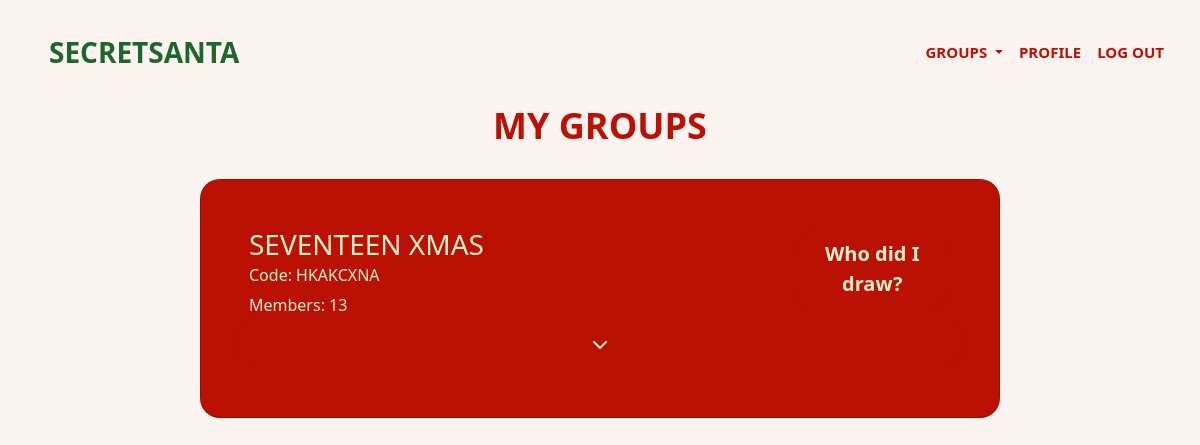
/my_groups/ (signed in), run on an earlier commit of the app's database.
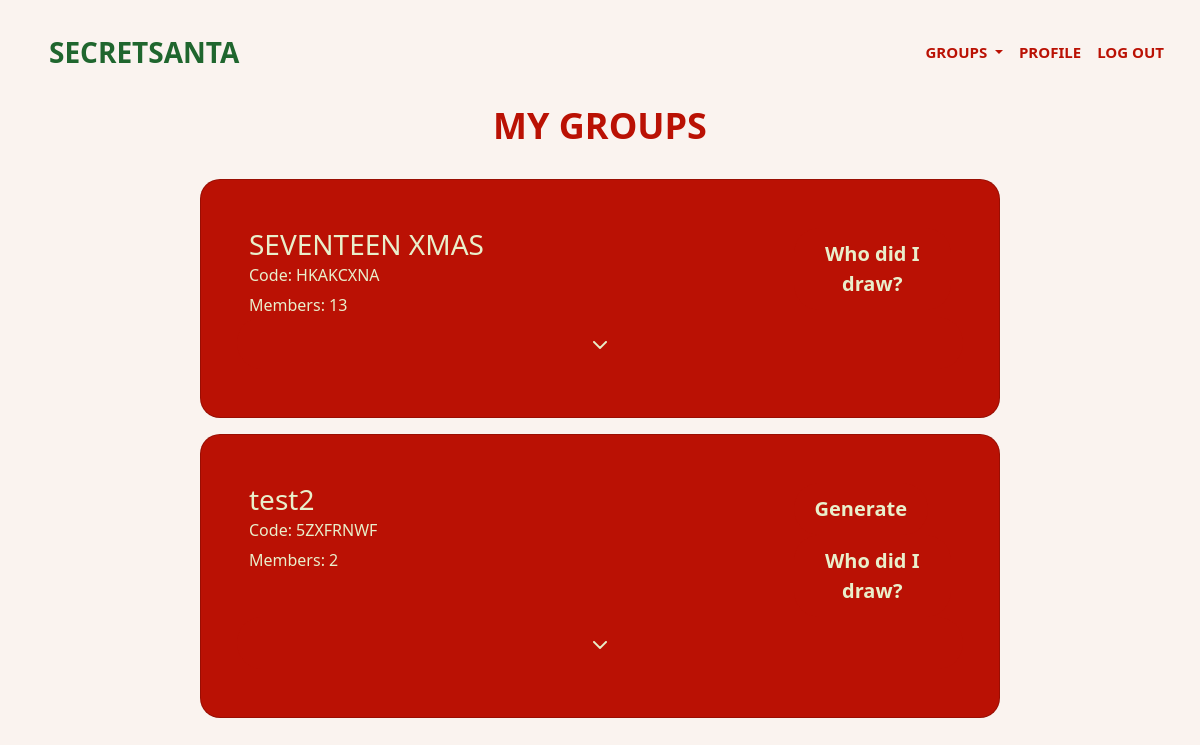
And on a later commit of the database.
### secretsanta/models.py (models this page shows)
class Group(models.Model):
    GROUP_TYPE_CHOICES = [
        ('family', 'Family'),
        ('friends', 'Friends'),
        ('work', 'Work'),
    ]
    name = models.CharField(max_length=100, unique=False)  # Group name
    code = models.CharField(max_length=8, unique=True, blank=False)  # Random unique code
    group_type = models.CharField(max_length=20, choices=GROUP_TYPE_CHOICES, default='family_friends')
    admin = models.ForeignKey(User, related_name='admin_groups', on_delete=models.CASCADE)  # Admin who created the group

### secretsanta/views.py (the view)
# urls.py: path('my_groups/', views.my_groups, name='my_groups'),
@login_required
def my_groups(request):
    user = request.user
    created_groups = user.admin_groups.all()  # groups this user created
    member_groups = Group.objects.filter(memberships__user=user).distinct()
    current_year = datetime.now().year
    user_assignments = Assignment.objects.filter(giver=user, year=current_year)
    for group in member_groups:
        assignment = user_assignments.filter(group=group).first()
        if assignment:
            group.assigned_receiver = assignment.receiver
            print(f"✅ Found assignment for {group.name}: {assignment.giver.username} → {assignment.receiver.username}")
        else:
            group.assigned_receiver = None
            print(f"⚠️ No assignment for {group.name}")
    return render(request, "my_groups.html", {"created_groups": created_groups, "member_groups": member_groups, "user": user})

### secretsanta/templates/my_groups.html (shortened to what this page needs)
{% extends 'logged_in_base.html' %}
{% block body %}
<div style="text-align: center;">
    <h1>MY GROUPS</h1>
</div>
<div class="center-cards">
    {% for group in member_groups %}
    <div class="card card-red" style="width: 50rem; height: auto;">
        <div class="card-body cream-text row">
            <div class="col-12 col-md-9">
                <h3 class="card-title">{{ group.name }}</h3>
                <h6 class="card-subtitle mb-2">Code: {{ group.code }}</h6>
                <p class="card-text">Members: {{ group.memberships.count }}</p>
            </div>
            <div class="col-6 col-md-3">
                {% if user == group.admin and not group.assigned_receiver%}
                    <form action="{% url 'generate_assignments' group.id %}" method="post" style="display:inline;">
                        <button type="submit" class="btn btn-red">Generate</button>
                    </form>
                {% endif %}
                <button type="button" class="btn btn-red" data-bs-toggle="modal" data-bs-target="#whoDidIDrawModal">
                    Who did I draw?
                </button>
            </div>
            <a class="btn btn-red chevron-toggle"
                data-bs-toggle="collapse"
                href="#groupMembersToggle{{ group.id }}"
                role="button"
                aria-expanded="false"
                aria-controls="groupMembersToggle{{ group.id }}">
                <img src="/static/images/chevron-down.png" class="chevron-icon">
            </a>
        </div>
    </div>
    {% empty %}
    <div class="card card-red cream-text">
        <div class="card-body">
            You aren't in any groups yet.
        </div>
    </div>
    {% endfor %}
</div>
{% endblock %}

### secretsanta/templates/logged_in_base.html (shortened to what this page needs)
{% load static %}
<!doctype html>
<html lang="en">
    <head>
        <link href="https://cdn.jsdelivr.net/npm/bootstrap@5.3.3/dist/css/bootstrap.min.css" rel="stylesheet">
        <link href="{% static 'base.css' %}" rel="stylesheet">
        <link href="{% static 'homepage.css' %}" rel="stylesheet">
        <link href="{% static 'buttons.css' %}" rel="stylesheet">
    </head>
    <body style="background-color: #FAF3EF;">
             <nav class="navbar px-4 py-4" style="background-color: #FAF3EF;">
            <div class="container-fluid d-flex justify-content-between align-items-center">
                <a href="{% url 'dashboard' %}" class="btn secretsanta-logo">SECRETSANTA</a>
                <div class="d-flex align-items-center gap-3">
                <div class="dropdown">
                      <a class="no-underline nav-btn dropdown-toggle" type="button" data-bs-toggle="dropdown" aria-expanded="false">
                            GROUPS
                      </a>
                </div>
                <a href="{% url 'profile' %}" class="no-underline nav-btn">PROFILE</a>
                <a href="{% url 'log_out' %}" class="no-underline nav-btn">LOG OUT</a>
                </div>
            </div>
        </nav>
        {% block body %}
        {% endblock %}
    </body>
</html>

### secretsanta/static/base.css (style rules this page uses)
.center-cards { display: flex; flex-direction: column; align-items: center; gap: 1rem; margin-top: 2rem; }
.card-red { background-color: #BA1104; border-radius: 20px; padding: 2rem; }
.cream-text { color: #E9EFCB; }

### secretsanta/static/homepage.css (style rules this page uses)
h1 { font-size: 36px; font-weight: 600; color: #BA1104; }
.secretsanta-logo { color: #1F662E !important; font-weight: 800; font-size: 28px; }
a.no-underline { text-decoration: none; }

### secretsanta/static/buttons.css (style rules this page uses)
.btn-red { background-color: #BA1104; color: #E9EFCB; border-radius: 25px; font-size: 20px; font-weight: 600; padding: 10px 20px 10px 20px; }
.nav-btn { color: #BA1104; font-size: 15px; font-weight: 600; }

What changed in the data, as far as the page shows it:
added Group: name "test2", code "5ZXFRNWF", memberships.count "2", shows "Generate"
